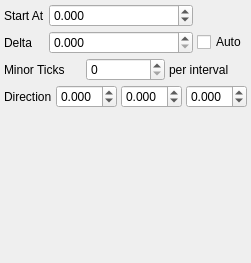
         <widget class="QWidget" name="YAxisTicksTab">
          <attribute name="title">
           <string>Tick Marks</string>
          </attribute>
          <layout class="QVBoxLayout" name="verticalLayout_9">
           <property name="spacing">
            <number>4</number>
           </property>
           <property name="margin">
            <number>4</number>
           </property>
           <item>
            <layout class="QGridLayout" name="gridLayout_5">
             <item row="1" column="0">
              <widget class="QLabel" name="label_11">
               <property name="sizePolicy">
                <sizepolicy hsizetype="Minimum" vsizetype="Preferred">
                 <horstretch>0</horstretch>
                 <verstretch>0</verstretch>
                </sizepolicy>
               </property>
               <property name="text">
                <string>Delta</string>
               </property>
              </widget>
             </item>
             <item row="1" column="1">
              <widget class="QDoubleSpinBox" name="AxisYTicksDeltaSpin">
               <property name="sizePolicy">
                <sizepolicy hsizetype="Expanding" vsizetype="Fixed">
                 <horstretch>0</horstretch>
                 <verstretch>0</verstretch>
                </sizepolicy>
               </property>
               <property name="decimals">
                <number>3</number>
               </property>
               <property name="minimum">
                <double>0.000000000000000</double>
               </property>
               <property name="maximum">
                <double>1000000.000000000000000</double>
               </property>
              </widget>
             </item>
             <item row="0" column="1">
              <widget class="QDoubleSpinBox" name="AxisYTicksStartSpin">
               <property name="sizePolicy">
                <sizepolicy hsizetype="Expanding" vsizetype="Fixed">
                 <horstretch>0</horstretch>
                 <verstretch>0</verstretch>
                </sizepolicy>
               </property>
               <property name="decimals">
                <number>3</number>
               </property>
               <property name="minimum">
                <double>-1000000.000000000000000</double>
               </property>
               <property name="maximum">
                <double>1000000.000000000000000</double>
               </property>
              </widget>
             </item>
             <item row="0" column="0">
              <widget class="QLabel" name="label_10">
               <property name="sizePolicy">
                <sizepolicy hsizetype="Minimum" vsizetype="Preferred">
                 <horstretch>0</horstretch>
                 <verstretch>0</verstretch>
                </sizepolicy>
               </property>
               <property name="text">
                <string>Start At</string>
               </property>
              </widget>
             </item>
             <item row="1" column="2">
              <widget class="QCheckBox" name="AxisYAutoTicksCheck">
               <property name="text">
                <string>Auto</string>
               </property>
              </widget>
             </item>
            </layout>
           </item>
           <item>
            <layout class="QHBoxLayout" name="horizontalLayout_16">
             <property name="spacing">
              <number>4</number>
             </property>
             <item>
              <widget class="QLabel" name="label_21">
               <property name="text">
                <string>Minor Ticks</string>
               </property>
              </widget>
             </item>
             <item>
              <widget class="QSpinBox" name="AxisYMinorTicksSpin"/>
             </item>
             <item>
              <widget class="QLabel" name="label_22">
               <property name="text">
                <string>per interval</string>
               </property>
              </widget>
             </item>
            </layout>
           </item>
           <item>
            <layout class="QHBoxLayout" name="horizontalLayout_19">
             <property name="spacing">
              <number>4</number>
             </property>
             <item>
              <widget class="QLabel" name="label_32">
               <property name="text">
                <string>Direction</string>
               </property>
              </widget>
             </item>
             <item>
              <widget class="QDoubleSpinBox" name="AxisYTickDirectionXSpin">
               <property name="sizePolicy">
                <sizepolicy hsizetype="Expanding" vsizetype="Fixed">
                 <horstretch>0</horstretch>
                 <verstretch>0</verstretch>
                </sizepolicy>
               </property>
               <property name="decimals">
                <number>3</number>
               </property>
               <property name="minimum">
                <double>-1.000000000000000</double>
               </property>
               <property name="maximum">
                <double>1.000000000000000</double>
               </property>
               <property name="singleStep">
                <double>0.100000000000000</double>
               </property>
              </widget>
             </item>
             <item>
              <widget class="QDoubleSpinBox" name="AxisYTickDirectionYSpin">
               <property name="sizePolicy">
                <sizepolicy hsizetype="Expanding" vsizetype="Fixed">
                 <horstretch>0</horstretch>
                 <verstretch>0</verstretch>
                </sizepolicy>
               </property>
               <property name="decimals">
                <number>3</number>
               </property>
               <property name="minimum">
                <double>-1.000000000000000</double>
               </property>
               <property name="maximum">
                <double>1.000000000000000</double>
               </property>
               <property name="singleStep">
                <double>0.100000000000000</double>
               </property>
              </widget>
             </item>
             <item>
              <widget class="QDoubleSpinBox" name="AxisYTickDirectionZSpin">
               <property name="sizePolicy">
                <sizepolicy hsizetype="Expanding" vsizetype="Fixed">
                 <horstretch>0</horstretch>
                 <verstretch>0</verstretch>
                </sizepolicy>
               </property>
               <property name="decimals">
                <number>3</number>
               </property>
               <property name="minimum">
                <double>-1.000000000000000</double>
               </property>
               <property name="maximum">
                <double>1.000000000000000</double>
               </property>
               <property name="singleStep">
                <double>0.100000000000000</double>
               </property>
              </widget>
             </item>
            </layout>
           </item>
           <item>
            <spacer name="verticalSpacer_3">
             <property name="orientation">
              <enum>Qt::Vertical</enum>
             </property>
             <property name="sizeHint" stdset="0">
              <size>
               <width>20</width>
               <height>151</height>
              </size>
             </property>
            </spacer>
           </item>
          </layout>
         </widget>
